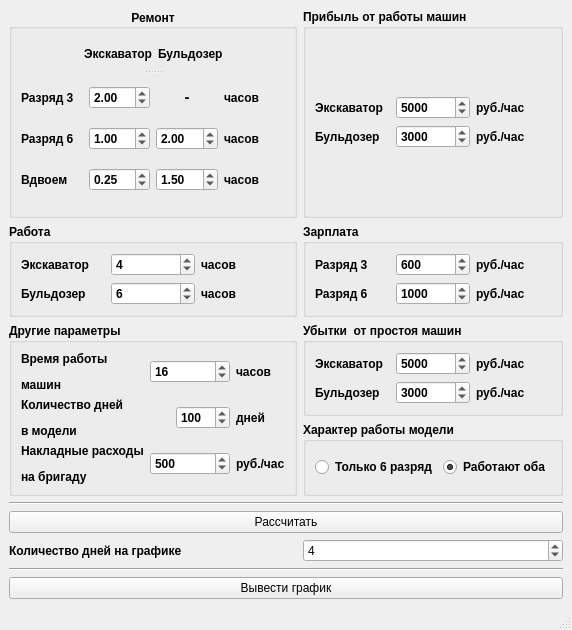
<?xml version="1.0" encoding="UTF-8"?>
<ui version="4.0">
 <class>MainWindow</class>
 <widget class="QMainWindow" name="MainWindow">
  <property name="geometry">
   <rect>
    <x>0</x>
    <y>0</y>
    <width>563</width>
    <height>630</height>
   </rect>
  </property>
  <property name="windowTitle">
   <string comment="Расчет"/>
  </property>
  <property name="layoutDirection">
   <enum>Qt::LeftToRight</enum>
  </property>
  <widget class="QWidget" name="centralwidget">
   <layout class="QGridLayout" name="gridLayout_13">
    <item row="2" column="1">
     <widget class="QGroupBox" name="groupBox_4">
      <property name="font">
       <font>
        <bold>true</bold>
       </font>
      </property>
      <property name="title">
       <string>Зарплата</string>
      </property>
      <layout class="QGridLayout" name="gridLayout_6">
       <item row="0" column="0">
        <layout class="QGridLayout" name="gridLayout_5">
         <item row="0" column="0">
          <widget class="QLabel" name="label_14">
           <property name="font">
            <font>
             <bold>true</bold>
            </font>
           </property>
           <property name="text">
            <string>Разряд 3</string>
           </property>
          </widget>
         </item>
         <item row="0" column="1">
          <widget class="QSpinBox" name="spinBox_8">
           <property name="maximum">
            <number>100000</number>
           </property>
           <property name="value">
            <number>600</number>
           </property>
          </widget>
         </item>
         <item row="0" column="2">
          <widget class="QLabel" name="label_30">
           <property name="text">
            <string>руб./час</string>
           </property>
          </widget>
         </item>
         <item row="1" column="0">
          <widget class="QLabel" name="label_15">
           <property name="font">
            <font>
             <bold>true</bold>
            </font>
           </property>
           <property name="text">
            <string>Разряд 6</string>
           </property>
          </widget>
         </item>
         <item row="1" column="1">
          <widget class="QSpinBox" name="spinBox_10">
           <property name="maximum">
            <number>100000</number>
           </property>
           <property name="value">
            <number>1000</number>
           </property>
          </widget>
         </item>
         <item row="1" column="2">
          <widget class="QLabel" name="label_31">
           <property name="text">
            <string>руб./час</string>
           </property>
          </widget>
         </item>
        </layout>
       </item>
      </layout>
     </widget>
    </item>
    <item row="4" column="1">
     <widget class="QGroupBox" name="groupBox">
      <property name="font">
       <font>
        <bold>true</bold>
       </font>
      </property>
      <property name="title">
       <string>Характер работы модели</string>
      </property>
      <property name="flat">
       <bool>false</bool>
      </property>
      <layout class="QGridLayout" name="gridLayout_10">
       <item row="0" column="0">
        <layout class="QHBoxLayout" name="horizontalLayout_5">
         <item>
          <widget class="QRadioButton" name="radioButton">
           <property name="text">
            <string>Только 6 разряд</string>
           </property>
          </widget>
         </item>
         <item>
          <widget class="QRadioButton" name="radioButton_2">
           <property name="text">
            <string>Работают оба</string>
           </property>
           <property name="checked">
            <bool>true</bool>
           </property>
          </widget>
         </item>
        </layout>
       </item>
      </layout>
     </widget>
    </item>
    <item row="0" column="0">
     <widget class="QGroupBox" name="groupBox_2">
      <property name="font">
       <font>
        <bold>true</bold>
       </font>
      </property>
      <property name="title">
       <string>Ремонт</string>
      </property>
      <property name="alignment">
       <set>Qt::AlignCenter</set>
      </property>
      <property name="flat">
       <bool>false</bool>
      </property>
      <layout class="QGridLayout" name="gridLayout_2">
       <item row="0" column="0">
        <widget class="QSplitter" name="splitter_2">
         <property name="orientation">
          <enum>Qt::Vertical</enum>
         </property>
         <widget class="QWidget" name="layoutWidget">
          <layout class="QHBoxLayout" name="horizontalLayout">
           <item>
            <spacer name="horizontalSpacer">
             <property name="orientation">
              <enum>Qt::Horizontal</enum>
             </property>
             <property name="sizeType">
              <enum>QSizePolicy::MinimumExpanding</enum>
             </property>
             <property name="sizeHint" stdset="0">
              <size>
               <width>35</width>
               <height>20</height>
              </size>
             </property>
            </spacer>
           </item>
           <item>
            <widget class="QLabel" name="label_7">
             <property name="font">
              <font>
               <bold>true</bold>
              </font>
             </property>
             <property name="text">
              <string>Экскаватор</string>
             </property>
            </widget>
           </item>
           <item>
            <widget class="QLabel" name="label_8">
             <property name="font">
              <font>
               <bold>true</bold>
              </font>
             </property>
             <property name="text">
              <string>Бульдозер</string>
             </property>
            </widget>
           </item>
           <item>
            <spacer name="horizontalSpacer_2">
             <property name="orientation">
              <enum>Qt::Horizontal</enum>
             </property>
             <property name="sizeType">
              <enum>QSizePolicy::MinimumExpanding</enum>
             </property>
             <property name="sizeHint" stdset="0">
              <size>
               <width>42</width>
               <height>20</height>
              </size>
             </property>
            </spacer>
           </item>
          </layout>
         </widget>
         <widget class="QWidget" name="layoutWidget">
          <layout class="QGridLayout" name="gridLayout">
           <item row="0" column="0">
            <widget class="QLabel" name="label_3">
             <property name="font">
              <font>
               <bold>true</bold>
              </font>
             </property>
             <property name="text">
              <string>Разряд 3</string>
             </property>
            </widget>
           </item>
           <item row="0" column="3">
            <widget class="QLabel" name="label_29">
             <property name="text">
              <string>часов</string>
             </property>
            </widget>
           </item>
           <item row="1" column="0">
            <widget class="QLabel" name="label_4">
             <property name="font">
              <font>
               <bold>true</bold>
              </font>
             </property>
             <property name="text">
              <string>Разряд 6</string>
             </property>
            </widget>
           </item>
           <item row="1" column="3">
            <widget class="QLabel" name="label_28">
             <property name="text">
              <string>часов</string>
             </property>
            </widget>
           </item>
           <item row="2" column="0">
            <widget class="QLabel" name="label_5">
             <property name="font">
              <font>
               <bold>true</bold>
              </font>
             </property>
             <property name="text">
              <string>Вдвоем</string>
             </property>
            </widget>
           </item>
           <item row="2" column="3">
            <widget class="QLabel" name="label_27">
             <property name="text">
              <string>часов</string>
             </property>
            </widget>
           </item>
           <item row="0" column="2">
            <widget class="QLabel" name="label_6">
             <property name="font">
              <font>
               <pointsize>11</pointsize>
               <bold>true</bold>
              </font>
             </property>
             <property name="text">
              <string>&lt;html&gt;&lt;head/&gt;&lt;body&gt;&lt;p align=&quot;center&quot;&gt;-&lt;/p&gt;&lt;/body&gt;&lt;/html&gt;</string>
             </property>
            </widget>
           </item>
           <item row="0" column="1">
            <widget class="QDoubleSpinBox" name="w3exc">
             <property name="value">
              <double>2.000000000000000</double>
             </property>
            </widget>
           </item>
           <item row="1" column="1">
            <widget class="QDoubleSpinBox" name="w6exc">
             <property name="value">
              <double>1.000000000000000</double>
             </property>
            </widget>
           </item>
           <item row="1" column="2">
            <widget class="QDoubleSpinBox" name="w6bull">
             <property name="value">
              <double>2.000000000000000</double>
             </property>
            </widget>
           </item>
           <item row="2" column="1">
            <widget class="QDoubleSpinBox" name="bothexc">
             <property name="value">
              <double>0.250000000000000</double>
             </property>
            </widget>
           </item>
           <item row="2" column="2">
            <widget class="QDoubleSpinBox" name="bothbull">
             <property name="value">
              <double>1.500000000000000</double>
             </property>
            </widget>
           </item>
          </layout>
         </widget>
        </widget>
       </item>
      </layout>
     </widget>
    </item>
    <item row="2" column="0">
     <widget class="QGroupBox" name="groupBox_3">
      <property name="font">
       <font>
        <pointsize>9</pointsize>
        <bold>true</bold>
       </font>
      </property>
      <property name="title">
       <string>Работа</string>
      </property>
      <layout class="QGridLayout" name="gridLayout_4">
       <item row="0" column="0">
        <layout class="QGridLayout" name="gridLayout_3">
         <item row="0" column="0">
          <widget class="QLabel" name="label_12">
           <property name="font">
            <font>
             <pointsize>9</pointsize>
             <bold>true</bold>
            </font>
           </property>
           <property name="text">
            <string>Экскаватор</string>
           </property>
          </widget>
         </item>
         <item row="0" column="1">
          <widget class="QSpinBox" name="matexcwork">
           <property name="value">
            <number>4</number>
           </property>
          </widget>
         </item>
         <item row="0" column="2">
          <widget class="QLabel" name="label_26">
           <property name="text">
            <string>часов</string>
           </property>
          </widget>
         </item>
         <item row="1" column="0">
          <widget class="QLabel" name="label_13">
           <property name="font">
            <font>
             <pointsize>9</pointsize>
             <bold>true</bold>
            </font>
           </property>
           <property name="text">
            <string>Бульдозер</string>
           </property>
          </widget>
         </item>
         <item row="1" column="1">
          <widget class="QSpinBox" name="matbullwork">
           <property name="value">
            <number>6</number>
           </property>
          </widget>
         </item>
         <item row="1" column="2">
          <widget class="QLabel" name="label_25">
           <property name="text">
            <string>часов</string>
           </property>
          </widget>
         </item>
        </layout>
       </item>
      </layout>
     </widget>
    </item>
    <item row="0" column="1">
     <widget class="QGroupBox" name="groupBox_5">
      <property name="font">
       <font>
        <bold>true</bold>
       </font>
      </property>
      <property name="title">
       <string>Прибыль от работы машин</string>
      </property>
      <layout class="QGridLayout" name="gridLayout_14">
       <item row="0" column="0">
        <layout class="QGridLayout" name="gridLayout_7">
         <item row="0" column="0">
          <widget class="QLabel" name="label_16">
           <property name="font">
            <font>
             <bold>true</bold>
            </font>
           </property>
           <property name="text">
            <string>Экскаватор</string>
           </property>
          </widget>
         </item>
         <item row="0" column="1">
          <widget class="QSpinBox" name="spinBox_11">
           <property name="maximum">
            <number>100000</number>
           </property>
           <property name="value">
            <number>5000</number>
           </property>
          </widget>
         </item>
         <item row="0" column="2">
          <widget class="QLabel" name="label_32">
           <property name="text">
            <string>руб./час</string>
           </property>
          </widget>
         </item>
         <item row="1" column="0">
          <widget class="QLabel" name="label_17">
           <property name="font">
            <font>
             <bold>true</bold>
            </font>
           </property>
           <property name="text">
            <string>Бульдозер</string>
           </property>
          </widget>
         </item>
         <item row="1" column="1">
          <widget class="QSpinBox" name="spinBox_12">
           <property name="maximum">
            <number>100000</number>
           </property>
           <property name="value">
            <number>3000</number>
           </property>
          </widget>
         </item>
         <item row="1" column="2">
          <widget class="QLabel" name="label_33">
           <property name="text">
            <string>руб./час</string>
           </property>
          </widget>
         </item>
        </layout>
       </item>
      </layout>
     </widget>
    </item>
    <item row="6" column="0" colspan="2">
     <widget class="QPushButton" name="pushButton">
      <property name="text">
       <string>Рассчитать</string>
      </property>
     </widget>
    </item>
    <item row="3" column="1">
     <widget class="QGroupBox" name="groupBox_7">
      <property name="font">
       <font>
        <bold>true</bold>
       </font>
      </property>
      <property name="title">
       <string>Убытки  от простоя машин</string>
      </property>
      <layout class="QGridLayout" name="gridLayout_12">
       <item row="0" column="0">
        <layout class="QGridLayout" name="gridLayout_11">
         <item row="0" column="0">
          <widget class="QLabel" name="label_19">
           <property name="font">
            <font>
             <bold>true</bold>
            </font>
           </property>
           <property name="text">
            <string>Экскаватор</string>
           </property>
          </widget>
         </item>
         <item row="0" column="1">
          <widget class="QSpinBox" name="spinBox_13">
           <property name="maximum">
            <number>100000</number>
           </property>
           <property name="value">
            <number>5000</number>
           </property>
          </widget>
         </item>
         <item row="0" column="2">
          <widget class="QLabel" name="label_34">
           <property name="text">
            <string>руб./час</string>
           </property>
          </widget>
         </item>
         <item row="1" column="0">
          <widget class="QLabel" name="label_20">
           <property name="font">
            <font>
             <bold>true</bold>
            </font>
           </property>
           <property name="text">
            <string>Бульдозер</string>
           </property>
          </widget>
         </item>
         <item row="1" column="1">
          <widget class="QSpinBox" name="spinBox_14">
           <property name="maximum">
            <number>100000</number>
           </property>
           <property name="value">
            <number>3000</number>
           </property>
          </widget>
         </item>
         <item row="1" column="2">
          <widget class="QLabel" name="label_35">
           <property name="text">
            <string>руб./час</string>
           </property>
          </widget>
         </item>
        </layout>
       </item>
      </layout>
     </widget>
    </item>
    <item row="10" column="0" colspan="2">
     <widget class="QPushButton" name="pushButton_2">
      <property name="text">
       <string>Вывести график</string>
      </property>
     </widget>
    </item>
    <item row="3" column="0" rowspan="2">
     <widget class="QGroupBox" name="groupBox_6">
      <property name="font">
       <font>
        <bold>true</bold>
       </font>
      </property>
      <property name="title">
       <string>Другие параметры</string>
      </property>
      <layout class="QGridLayout" name="gridLayout_9">
       <item row="0" column="0">
        <layout class="QGridLayout" name="gridLayout_8">
         <item row="2" column="1" colspan="3">
          <widget class="QSpinBox" name="spinBox_17">
           <property name="maximum">
            <number>100000</number>
           </property>
           <property name="singleStep">
            <number>1</number>
           </property>
           <property name="value">
            <number>500</number>
           </property>
          </widget>
         </item>
         <item row="1" column="4">
          <widget class="QLabel" name="label_145">
           <property name="text">
            <string>дней</string>
           </property>
          </widget>
         </item>
         <item row="0" column="4">
          <widget class="QLabel" name="label_2">
           <property name="text">
            <string>часов</string>
           </property>
          </widget>
         </item>
         <item row="2" column="0">
          <widget class="QLabel" name="label_24">
           <property name="font">
            <font>
             <bold>true</bold>
            </font>
           </property>
           <property name="text">
            <string>&lt;html&gt;&lt;head/&gt;&lt;body&gt;&lt;p&gt;Накладные расходы&lt;/p&gt;&lt;p&gt;на бригаду&lt;/p&gt;&lt;/body&gt;&lt;/html&gt;</string>
           </property>
          </widget>
         </item>
         <item row="1" column="2" colspan="2">
          <widget class="QSpinBox" name="spinBox_16">
           <property name="maximum">
            <number>1000</number>
           </property>
           <property name="value">
            <number>100</number>
           </property>
          </widget>
         </item>
         <item row="1" column="0" colspan="2">
          <widget class="QLabel" name="label_23">
           <property name="font">
            <font>
             <bold>true</bold>
            </font>
           </property>
           <property name="text">
            <string>&lt;html&gt;&lt;head/&gt;&lt;body&gt;&lt;p&gt;Количество дней&lt;/p&gt;&lt;p&gt;в модели&lt;/p&gt;&lt;/body&gt;&lt;/html&gt;</string>
           </property>
          </widget>
         </item>
         <item row="0" column="0">
          <widget class="QLabel" name="label_22">
           <property name="font">
            <font>
             <bold>true</bold>
            </font>
           </property>
           <property name="text">
            <string>&lt;html&gt;&lt;head/&gt;&lt;body&gt;&lt;p&gt;Время работы &lt;/p&gt;&lt;p&gt;машин&lt;/p&gt;&lt;/body&gt;&lt;/html&gt;</string>
           </property>
          </widget>
         </item>
         <item row="0" column="1" colspan="3">
          <widget class="QSpinBox" name="spinBox_15">
           <property name="value">
            <number>16</number>
           </property>
          </widget>
         </item>
         <item row="2" column="4">
          <widget class="QLabel" name="label">
           <property name="text">
            <string>руб./час</string>
           </property>
          </widget>
         </item>
        </layout>
       </item>
      </layout>
     </widget>
    </item>
    <item row="9" column="0" colspan="2">
     <widget class="Line" name="line_2">
      <property name="orientation">
       <enum>Qt::Horizontal</enum>
      </property>
     </widget>
    </item>
    <item row="7" column="0">
     <widget class="QLabel" name="label_18">
      <property name="font">
       <font>
        <pointsize>9</pointsize>
        <bold>true</bold>
       </font>
      </property>
      <property name="text">
       <string>Количество дней на графике</string>
      </property>
     </widget>
    </item>
    <item row="5" column="0" colspan="2">
     <widget class="Line" name="line">
      <property name="orientation">
       <enum>Qt::Horizontal</enum>
      </property>
     </widget>
    </item>
    <item row="7" column="1">
     <widget class="QSpinBox" name="spinBox_18">
      <property name="value">
       <number>4</number>
      </property>
     </widget>
    </item>
   </layout>
  </widget>
  <widget class="QMenuBar" name="menubar">
   <property name="geometry">
    <rect>
     <x>0</x>
     <y>0</y>
     <width>563</width>
     <height>21</height>
    </rect>
   </property>
  </widget>
  <widget class="QStatusBar" name="statusbar"/>
 </widget>
 <tabstops>
  <tabstop>w3exc</tabstop>
  <tabstop>w6exc</tabstop>
  <tabstop>w6bull</tabstop>
  <tabstop>bothexc</tabstop>
  <tabstop>bothbull</tabstop>
  <tabstop>spinBox_8</tabstop>
  <tabstop>spinBox_10</tabstop>
  <tabstop>matexcwork</tabstop>
  <tabstop>matbullwork</tabstop>
  <tabstop>spinBox_11</tabstop>
  <tabstop>spinBox_12</tabstop>
  <tabstop>spinBox_15</tabstop>
  <tabstop>spinBox_16</tabstop>
  <tabstop>spinBox_17</tabstop>
  <tabstop>spinBox_13</tabstop>
  <tabstop>spinBox_14</tabstop>
  <tabstop>radioButton</tabstop>
  <tabstop>radioButton_2</tabstop>
  <tabstop>pushButton</tabstop>
 </tabstops>
 <resources/>
 <connections/>
</ui>
